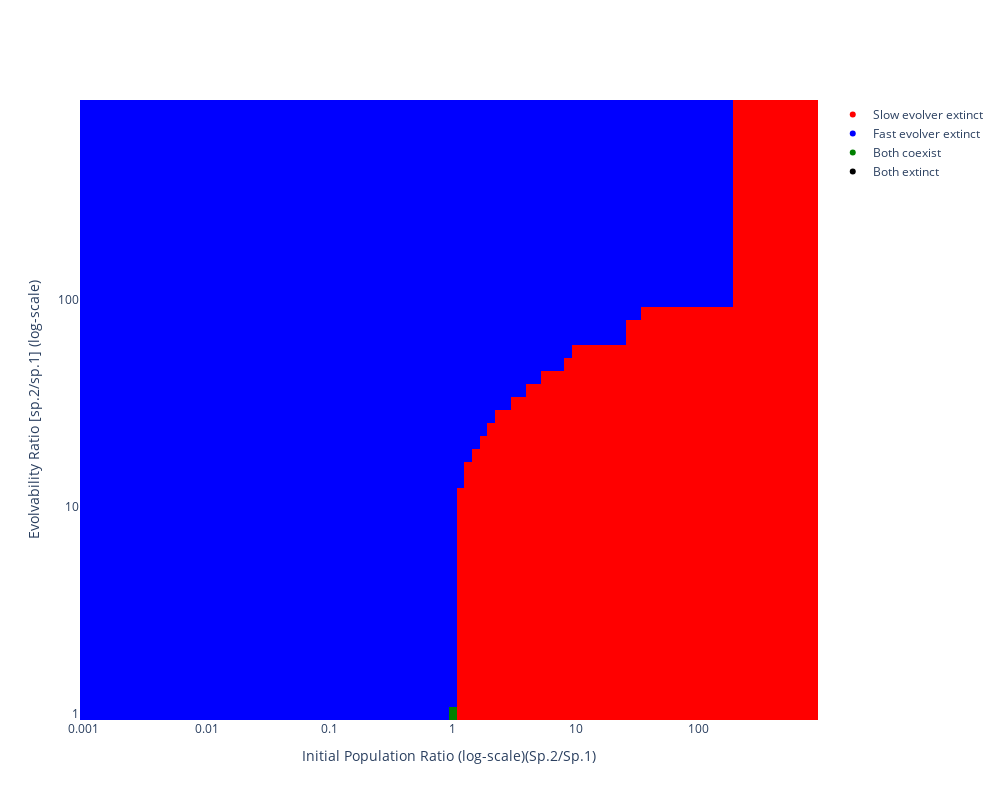

The code cell stored with this chart in its notebook:
### Code cell
def plot_2d_sensitivity_analysis_initial_pop_vs_evolvability(N2_N1_ratios, V_A2_V_A1_ratios, final_outcomes_matrix):
    color_map = {
        "sp 2 (high-genetic-var) wins, sp 1 (low-genetic-var) extinct": 0,
        "sp 1 (low-genetic-var) wins, sp 2 (high-genetic-var) extinct": 1,
        "both extinct": 2,
        "both coexist": 3
    }

    reverse_color_map = {v: k for k, v in color_map.items()}

    # Convert the final outcomes to numerical values
    numerical_matrix = np.vectorize(color_map.get)(final_outcomes_matrix)

    # Create the heatmap
    heatmap = go.Heatmap(
        z=numerical_matrix.T,  # Transpose the matrix to match the correct axis
        x=N2_N1_ratios,
        y=V_A2_V_A1_ratios,
        colorscale=[[0, 'red'], [1/3, 'blue'], [2/3, 'black'], [1, 'green']],
        showscale = False,
        colorbar=dict(
            tickvals=[0, 1, 2, 3],
            ticktext=list(color_map.keys()),
        )
    )

    fig = go.Figure(data=[heatmap])

    legend_labels = [
        ("Slow evolver extinct", 'red'),
        ("Fast evolver extinct", 'blue'),
        ('Both coexist', 'green'),
        ('Both extinct', 'black')
    ]

    for label, color in legend_labels:
        fig.add_trace(go.Scatter(
            x=[None], y=[None], mode='markers',
            marker=dict(color=color),
            showlegend=True,
            name=label
        ))



    fig.update_layout(
        xaxis=dict(
            title='Initial Population Ratio (log)(fast-ev./slow-ev.)',
            type='log',
            tickvals=[0.001, 0.01, 0.1, 1, 10, 100, 1000, 10000],
            ticktext=["0.001", "0.01", "0.1", "1", "10", "100", "1000"]
        ),
        yaxis=dict(
            title='Evolvability Ratio [fast-ev./slow-ev.] (log)',
            type='log',
            tickvals=[1, 10, 100, 1000],
            ticktext=['1', '10', '100', '1000']
        ),
        template='plotly',
        width=1000,
        height=800,

 
    )
    

    pio.show(fig)

def generate_parameters_with_varied_parameters(N2_N1_ratios, V_A2_V_A1_ratios):
    parameters_list = []
    for N2_N1 in N2_N1_ratios:
        for V_A2_V_A1 in V_A2_V_A1_ratios:
            parameters_dict = Parameters_for_Analysis(base_parameters=base_parameters, V_A1=0.01, V_A2=0.01).__dict__.copy()
            parameters_dict['initial_population_species_2'] = parameters_dict['initial_population_species_1'] * N2_N1

            parameters_dict['initial_population_species_2'] = parameters_dict['initial_population_species_1'] * N2_N1
            parameters_dict['V_A2'] = parameters_dict['V_A1'] * V_A2_V_A1
            parameters = Parameters_for_Analysis(base_parameters=base_parameters, **parameters_dict)
            parameters_list.append(parameters)
    return parameters_list

def run_sensitivity_analysis(parameters_list):
    final_outcomes_list = []
    for parameters in parameters_list:
        final_outcome_instance = run_simulation_and_get_outcome_instance(parameters)
        final_outcomes_list.append(final_outcome_instance.outcome)
    return final_outcomes_list

def main():
    N2_N1_powers = np.arange(-3, 3, 0.0625)
    V_A2_V_A1_powers = np.arange(0, 3, 0.0625)
    
    N2_N1_ratios = np.power(10.0, N2_N1_powers)
    V_A2_V_A1_ratios = np.power(10.0, V_A2_V_A1_powers)
    
    parameters_list = generate_parameters_with_varied_parameters(N2_N1_ratios, V_A2_V_A1_ratios)
    final_outcomes_list = run_sensitivity_analysis(parameters_list)
    
    final_outcomes_matrix = np.array(final_outcomes_list).reshape(len(N2_N1_ratios), len(V_A2_V_A1_ratios))
    
    plot_2d_sensitivity_analysis_initial_pop_vs_evolvability(N2_N1_ratios, V_A2_V_A1_ratios, final_outcomes_matrix)

if __name__ == "__main__":
    main()

### Figure 1 — Plotly figure (JSON) as saved in the notebook; plotly's stock layout.template omitted (floating-point values rounded to 4 significant figures; data arrays with more than 128 entries replaced by an {"elided": "..."} marker saying what was removed)
{"data": [{"colorbar": {"ticktext": ["sp 2 (high-genetic-var) wins, sp 1 (low-genetic-var) extinct", "sp 1 (low-genetic-var) wins, sp 2 (high-genetic-var) extinct", "both extinct", "both coexist"], "tickvals": [0, 1, 2, 3]}, "colorscale": [[0, "red"], [0.3333, "blue"], [0.6667, "black"], [1, "green"]], "showscale": false, "type": "heatmap", "x": [0.001, 0.001155, 0.001334, 0.00154, 0.001778, 0.002054, 0.002371, 0.002738, 0.003162, 0.003652, 0.004217, 0.00487, 0.005623, 0.006494, 0.007499, 0.00866, 0.01, 0.01155, 0.01334, 0.0154, 0.01778, 0.02054, 0.02371, 0.02738, 0.03162, 0.03652, 0.04217, 0.0487, 0.05623, 0.06494, 0.07499, 0.0866, 0.1, 0.1155, 0.1334, 0.154, 0.1778, 0.2054, 0.2371, 0.2738, 0.3162, 0.3652, 0.4217, 0.487, 0.5623, 0.6494, 0.7499, 0.866, 1, 1.155, 1.334, 1.54, 1.778, 2.054, 2.371, 2.738, 3.162, 3.652, 4.217, 4.87, 5.623, 6.494, 7.499, 8.66, 10, 11.55, 13.34, 15.4, 17.78, 20.54, 23.71, 27.38, 31.62, 36.52, 42.17, 48.7, 56.23, 64.94, 74.99, 86.6, 100, 115.5, 133.4, 154.0, 177.8, 205.4, 237.1, 273.8, 316.2, 365.2, 421.7, 487.0, 562.3, 649.4, 749.9, 866.0], "y": [1, 1.155, 1.334, 1.54, 1.778, 2.054, 2.371, 2.738, 3.162, 3.652, 4.217, 4.87, 5.623, 6.494, 7.499, 8.66, 10, 11.55, 13.34, 15.4, 17.78, 20.54, 23.71, 27.38, 31.62, 36.52, 42.17, 48.7, 56.23, 64.94, 74.99, 86.6, 100, 115.5, 133.4, 154.0, 177.8, 205.4, 237.1, 273.8, 316.2, 365.2, 421.7, 487.0, 562.3, 649.4, 749.9, 866.0], "z": {"elided": "48x96 int values"}}, {"marker": {"color": "red"}, "mode": "markers", "name": "Slow evolver extinct", "showlegend": true, "type": "scatter", "x": [null], "y": [null]}, {"marker": {"color": "blue"}, "mode": "markers", "name": "Fast evolver extinct", "showlegend": true, "type": "scatter", "x": [null], "y": [null]}, {"marker": {"color": "green"}, "mode": "markers", "name": "Both coexist", "showlegend": true, "type": "scatter", "x": [null], "y": [null]}, {"marker": {"color": "black"}, "mode": "markers", "name": "Both extinct", "showlegend": true, "type": "scatter", "x": [null], "y": [null]}], "layout": {"height": 800, "width": 1000, "xaxis": {"ticktext": ["0.001", "0.01", "0.1", "1", "10", "100", "1000"], "tickvals": [0.001, 0.01, 0.1, 1, 10, 100, 1000, 10000], "title": {"text": "Initial Population Ratio (log-scale)(Sp.2/Sp.1)"}, "type": "log"}, "yaxis": {"ticktext": ["1", "10", "100", "1000"], "tickvals": [1, 10, 100, 1000], "title": {"text": "Evolvability Ratio [sp.2/sp.1] (log-scale)"}, "type": "log"}}}
